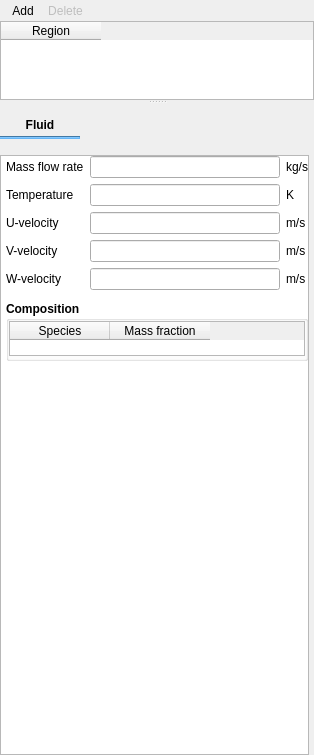
<?xml version="1.0" encoding="UTF-8"?>
<ui version="4.0">
 <class>point_sources</class>
 <widget class="QWidget" name="point_sources">
  <property name="geometry">
   <rect>
    <x>0</x>
    <y>0</y>
    <width>314</width>
    <height>755</height>
   </rect>
  </property>
  <property name="windowTitle">
   <string>Point sources</string>
  </property>
  <property name="styleSheet">
   <string notr="true"/>
  </property>
  <layout class="QVBoxLayout" name="verticalLayout">
   <property name="spacing">
    <number>0</number>
   </property>
   <property name="leftMargin">
    <number>0</number>
   </property>
   <property name="topMargin">
    <number>0</number>
   </property>
   <property name="rightMargin">
    <number>0</number>
   </property>
   <property name="bottomMargin">
    <number>0</number>
   </property>
   <item>
    <widget class="QSplitter" name="splitter">
     <property name="orientation">
      <enum>Qt::Vertical</enum>
     </property>
     <widget class="QWidget" name="top_frame" native="true">
      <property name="sizePolicy">
       <sizepolicy hsizetype="Expanding" vsizetype="MinimumExpanding">
        <horstretch>0</horstretch>
        <verstretch>0</verstretch>
       </sizepolicy>
      </property>
      <property name="maximumSize">
       <size>
        <width>16777215</width>
        <height>100</height>
       </size>
      </property>
      <layout class="QVBoxLayout" name="verticalLayout_3">
       <property name="spacing">
        <number>0</number>
       </property>
       <property name="leftMargin">
        <number>0</number>
       </property>
       <property name="topMargin">
        <number>0</number>
       </property>
       <property name="rightMargin">
        <number>0</number>
       </property>
       <property name="bottomMargin">
        <number>0</number>
       </property>
       <item>
        <widget class="QWidget" name="frame_add_delete" native="true">
         <layout class="QHBoxLayout" name="horizontalLayout_7">
          <property name="spacing">
           <number>0</number>
          </property>
          <property name="leftMargin">
           <number>5</number>
          </property>
          <property name="topMargin">
           <number>0</number>
          </property>
          <property name="rightMargin">
           <number>5</number>
          </property>
          <property name="bottomMargin">
           <number>0</number>
          </property>
          <item>
           <layout class="QHBoxLayout" name="horizontalLayout">
            <item>
             <widget class="QToolButton" name="toolbutton_add">
              <property name="toolTip">
               <string>Define new point source over one or more regions</string>
              </property>
              <property name="text">
               <string>Add</string>
              </property>
              <property name="autoRaise">
               <bool>true</bool>
              </property>
             </widget>
            </item>
            <item>
             <widget class="QToolButton" name="toolbutton_delete">
              <property name="enabled">
               <bool>false</bool>
              </property>
              <property name="toolTip">
               <string>Delete point source</string>
              </property>
              <property name="text">
               <string>Delete</string>
              </property>
              <property name="autoRaise">
               <bool>true</bool>
              </property>
             </widget>
            </item>
            <item>
             <spacer name="horizontalSpacer">
              <property name="orientation">
               <enum>Qt::Horizontal</enum>
              </property>
              <property name="sizeHint" stdset="0">
               <size>
                <width>40</width>
                <height>20</height>
               </size>
              </property>
             </spacer>
            </item>
           </layout>
          </item>
         </layout>
        </widget>
       </item>
       <item>
        <widget class="QTableWidget" name="tablewidget_regions">
         <property name="maximumSize">
          <size>
           <width>16777215</width>
           <height>100</height>
          </size>
         </property>
         <property name="selectionMode">
          <enum>QAbstractItemView::SingleSelection</enum>
         </property>
         <property name="selectionBehavior">
          <enum>QAbstractItemView::SelectRows</enum>
         </property>
         <attribute name="horizontalHeaderHighlightSections">
          <bool>false</bool>
         </attribute>
         <attribute name="verticalHeaderVisible">
          <bool>false</bool>
         </attribute>
         <column>
          <property name="text">
           <string>Region</string>
          </property>
         </column>
        </widget>
       </item>
      </layout>
     </widget>
     <widget class="QWidget" name="bottom_frame" native="true">
      <property name="sizePolicy">
       <sizepolicy hsizetype="Expanding" vsizetype="Expanding">
        <horstretch>0</horstretch>
        <verstretch>0</verstretch>
       </sizepolicy>
      </property>
      <layout class="QGridLayout" name="gridLayout_15">
       <property name="leftMargin">
        <number>0</number>
       </property>
       <property name="topMargin">
        <number>10</number>
       </property>
       <property name="rightMargin">
        <number>5</number>
       </property>
       <property name="bottomMargin">
        <number>0</number>
       </property>
       <item row="0" column="0">
        <layout class="QHBoxLayout" name="horizontalLayout_2">
         <item>
          <widget class="QWidget" name="tab_frame" native="true">
           <property name="styleSheet">
            <string notr="true">QPushButton:hover {color:#64B5F6; background-color: transparent;}
QPushButton:pressed { color: #64B5F6; background-color: transparent; }
QPushButton:checked { font: bold; background-color: transparent; }
      </string>
           </property>
           <layout class="QGridLayout" name="tab_layout">
            <property name="leftMargin">
             <number>0</number>
            </property>
            <property name="topMargin">
             <number>0</number>
            </property>
            <property name="rightMargin">
             <number>0</number>
            </property>
            <property name="bottomMargin">
             <number>10</number>
            </property>
            <property name="spacing">
             <number>0</number>
            </property>
            <item row="1" column="0">
             <widget class="Line" name="tab_underline">
              <property name="sizePolicy">
               <sizepolicy hsizetype="Preferred" vsizetype="Fixed">
                <horstretch>0</horstretch>
                <verstretch>0</verstretch>
               </sizepolicy>
              </property>
              <property name="minimumSize">
               <size>
                <width>0</width>
                <height>3</height>
               </size>
              </property>
              <property name="maximumSize">
               <size>
                <width>16777215</width>
                <height>3</height>
               </size>
              </property>
              <property name="styleSheet">
               <string notr="true">QWidget{
  background-color: #64B5F6;
  border-color: #64B5F6;
}</string>
              </property>
              <property name="orientation">
               <enum>Qt::Horizontal</enum>
              </property>
             </widget>
            </item>
            <item row="0" column="0">
             <widget class="QPushButton" name="pushbutton_fluid">
              <property name="font">
               <font>
                <weight>75</weight>
                <bold>true</bold>
               </font>
              </property>
              <property name="text">
               <string>Fluid</string>
              </property>
              <property name="flat">
               <bool>true</bool>
              </property>
             </widget>
            </item>
           </layout>
          </widget>
         </item>
         <item>
          <spacer name="horizontalSpacer_2">
           <property name="orientation">
            <enum>Qt::Horizontal</enum>
           </property>
           <property name="sizeHint" stdset="0">
            <size>
             <width>40</width>
             <height>20</height>
            </size>
           </property>
          </spacer>
         </item>
        </layout>
       </item>
       <item row="1" column="0">
        <widget class="QScrollArea" name="scrollarea_detail">
         <property name="sizePolicy">
          <sizepolicy hsizetype="Expanding" vsizetype="MinimumExpanding">
           <horstretch>0</horstretch>
           <verstretch>0</verstretch>
          </sizepolicy>
         </property>
         <property name="minimumSize">
          <size>
           <width>0</width>
           <height>0</height>
          </size>
         </property>
         <property name="styleSheet">
          <string notr="true">QWidget#detail_pane {background-color: white}</string>
         </property>
         <property name="widgetResizable">
          <bool>true</bool>
         </property>
         <widget class="QWidget" name="detail_pane">
          <property name="geometry">
           <rect>
            <x>0</x>
            <y>0</y>
            <width>307</width>
            <height>580</height>
           </rect>
          </property>
          <layout class="QGridLayout" name="gridLayout_4">
           <property name="leftMargin">
            <number>5</number>
           </property>
           <property name="topMargin">
            <number>0</number>
           </property>
           <property name="rightMargin">
            <number>0</number>
           </property>
           <property name="bottomMargin">
            <number>0</number>
           </property>
           <property name="spacing">
            <number>0</number>
           </property>
           <item row="2" column="0">
            <spacer name="verticalSpacer">
             <property name="orientation">
              <enum>Qt::Vertical</enum>
             </property>
             <property name="sizeHint" stdset="0">
              <size>
               <width>20</width>
               <height>40</height>
              </size>
             </property>
            </spacer>
           </item>
           <item row="0" column="0" rowspan="2" colspan="2">
            <widget class="QStackedWidget" name="stackedwidget">
             <property name="sizePolicy">
              <sizepolicy hsizetype="Preferred" vsizetype="MinimumExpanding">
               <horstretch>0</horstretch>
               <verstretch>0</verstretch>
              </sizepolicy>
             </property>
             <property name="currentIndex">
              <number>0</number>
             </property>
             <widget class="QWidget" name="page_fluid">
              <layout class="QVBoxLayout" name="verticalLayout_2">
               <property name="spacing">
                <number>6</number>
               </property>
               <property name="leftMargin">
                <number>0</number>
               </property>
               <property name="topMargin">
                <number>0</number>
               </property>
               <property name="rightMargin">
                <number>0</number>
               </property>
               <property name="bottomMargin">
                <number>0</number>
               </property>
               <item>
                <widget class="QWidget" name="frame_fluid_parameters" native="true">
                 <layout class="QGridLayout" name="gridLayout_3">
                  <property name="leftMargin">
                   <number>0</number>
                  </property>
                  <property name="topMargin">
                   <number>0</number>
                  </property>
                  <property name="rightMargin">
                   <number>0</number>
                  </property>
                  <property name="bottomMargin">
                   <number>5</number>
                  </property>
                  <item row="0" column="0">
                   <widget class="QLabel" name="label_ps_massflow_g">
                    <property name="text">
                     <string>Mass flow rate</string>
                    </property>
                   </widget>
                  </item>
                  <item row="0" column="1">
                   <widget class="LineEdit" name="lineedit_keyword_ps_massflow_g_args_PS"/>
                  </item>
                  <item row="1" column="0">
                   <widget class="QLabel" name="label_ps_t_g">
                    <property name="text">
                     <string>Temperature</string>
                    </property>
                   </widget>
                  </item>
                  <item row="1" column="1">
                   <widget class="LineEdit" name="lineedit_keyword_ps_t_g_args_PS"/>
                  </item>
                  <item row="1" column="2">
                   <widget class="QLabel" name="label_ps_t_g_units">
                    <property name="text">
                     <string>K</string>
                    </property>
                   </widget>
                  </item>
                  <item row="2" column="0">
                   <widget class="QLabel" name="label_ps_u_g">
                    <property name="text">
                     <string>U-velocity</string>
                    </property>
                   </widget>
                  </item>
                  <item row="2" column="1">
                   <widget class="LineEdit" name="lineedit_keyword_ps_u_g_args_PS"/>
                  </item>
                  <item row="2" column="2">
                   <widget class="QLabel" name="label_ps_u_g_units">
                    <property name="text">
                     <string>m/s</string>
                    </property>
                   </widget>
                  </item>
                  <item row="3" column="0">
                   <widget class="QLabel" name="label_ps_v_g">
                    <property name="text">
                     <string>V-velocity</string>
                    </property>
                   </widget>
                  </item>
                  <item row="3" column="1">
                   <widget class="LineEdit" name="lineedit_keyword_ps_v_g_args_PS"/>
                  </item>
                  <item row="4" column="1">
                   <widget class="LineEdit" name="lineedit_keyword_ps_w_g_args_PS"/>
                  </item>
                  <item row="3" column="2">
                   <widget class="QLabel" name="label_ps_v_g_units">
                    <property name="text">
                     <string>m/s</string>
                    </property>
                   </widget>
                  </item>
                  <item row="4" column="0">
                   <widget class="QLabel" name="label_ps_v_w">
                    <property name="text">
                     <string>W-velocity</string>
                    </property>
                   </widget>
                  </item>
                  <item row="4" column="2">
                   <widget class="QLabel" name="label_ps_v_w_units">
                    <property name="text">
                     <string>m/s</string>
                    </property>
                   </widget>
                  </item>
                  <item row="0" column="2">
                   <widget class="QLabel" name="label_ps_massflow_g_units">
                    <property name="text">
                     <string>kg/s</string>
                    </property>
                   </widget>
                  </item>
                 </layout>
                </widget>
               </item>
               <item>
                <widget class="QGroupBox" name="groupbox_fluid_composition">
                 <property name="font">
                  <font>
                   <weight>75</weight>
                   <bold>true</bold>
                  </font>
                 </property>
                 <property name="title">
                  <string>Composition</string>
                 </property>
                 <property name="flat">
                  <bool>true</bool>
                 </property>
                 <layout class="QGridLayout" name="gridLayout_14">
                  <property name="leftMargin">
                   <number>0</number>
                  </property>
                  <property name="topMargin">
                   <number>0</number>
                  </property>
                  <property name="rightMargin">
                   <number>0</number>
                  </property>
                  <property name="bottomMargin">
                   <number>2</number>
                  </property>
                  <property name="spacing">
                   <number>6</number>
                  </property>
                  <item row="0" column="0">
                   <widget class="QTableWidget" name="tablewidget_fluid_mass_fraction">
                    <property name="maximumSize">
                     <size>
                      <width>16777215</width>
                      <height>35</height>
                     </size>
                    </property>
                    <property name="font">
                     <font>
                      <weight>50</weight>
                      <bold>false</bold>
                     </font>
                    </property>
                    <property name="selectionMode">
                     <enum>QAbstractItemView::NoSelection</enum>
                    </property>
                    <attribute name="verticalHeaderVisible">
                     <bool>false</bool>
                    </attribute>
                    <column>
                     <property name="text">
                      <string>Species</string>
                     </property>
                    </column>
                    <column>
                     <property name="text">
                      <string>Mass fraction</string>
                     </property>
                    </column>
                   </widget>
                  </item>
                 </layout>
                </widget>
               </item>
               <item>
                <spacer name="verticalSpacer_2">
                 <property name="orientation">
                  <enum>Qt::Vertical</enum>
                 </property>
                 <property name="sizeHint" stdset="0">
                  <size>
                   <width>20</width>
                   <height>40</height>
                  </size>
                 </property>
                </spacer>
               </item>
              </layout>
             </widget>
             <widget class="QWidget" name="page_dummy_solids_L">
              <property name="autoFillBackground">
               <bool>true</bool>
              </property>
              <layout class="QGridLayout" name="gridLayout_12">
               <property name="leftMargin">
                <number>0</number>
               </property>
               <property name="topMargin">
                <number>0</number>
               </property>
               <property name="rightMargin">
                <number>0</number>
               </property>
               <property name="bottomMargin">
                <number>0</number>
               </property>
               <property name="spacing">
                <number>0</number>
               </property>
               <item row="0" column="0">
                <widget class="QLabel" name="label_dummy_solids_L">
                 <property name="autoFillBackground">
                  <bool>false</bool>
                 </property>
                 <property name="styleSheet">
                  <string notr="true">background-color: white</string>
                 </property>
                 <property name="text">
                  <string>LEFT</string>
                 </property>
                 <property name="alignment">
                  <set>Qt::AlignLeading|Qt::AlignLeft|Qt::AlignTop</set>
                 </property>
                </widget>
               </item>
              </layout>
             </widget>
             <widget class="QWidget" name="page_solids">
              <property name="styleSheet">
               <string notr="true"/>
              </property>
              <layout class="QVBoxLayout" name="verticalLayout_5">
               <property name="spacing">
                <number>6</number>
               </property>
               <property name="leftMargin">
                <number>0</number>
               </property>
               <property name="topMargin">
                <number>0</number>
               </property>
               <property name="rightMargin">
                <number>0</number>
               </property>
               <property name="bottomMargin">
                <number>0</number>
               </property>
               <item>
                <widget class="QWidget" name="frame_solids_parameters" native="true">
                 <layout class="QGridLayout" name="gridLayout_2">
                  <property name="leftMargin">
                   <number>5</number>
                  </property>
                  <property name="topMargin">
                   <number>0</number>
                  </property>
                  <property name="rightMargin">
                   <number>0</number>
                  </property>
                  <property name="bottomMargin">
                   <number>5</number>
                  </property>
                  <item row="0" column="1">
                   <widget class="LineEdit" name="lineedit_keyword_ps_massflow_s_args_PS_P"/>
                  </item>
                  <item row="2" column="1">
                   <widget class="LineEdit" name="lineedit_keyword_ps_u_s_args_PS_P"/>
                  </item>
                  <item row="0" column="0">
                   <widget class="QLabel" name="label_ps_massflow_s">
                    <property name="text">
                     <string>Mass flow rate</string>
                    </property>
                   </widget>
                  </item>
                  <item row="1" column="0">
                   <widget class="QLabel" name="label_ps_t_s">
                    <property name="text">
                     <string>Temperature</string>
                    </property>
                   </widget>
                  </item>
                  <item row="1" column="1">
                   <widget class="LineEdit" name="lineedit_keyword_ps_t_s_args_PS_P"/>
                  </item>
                  <item row="1" column="2">
                   <widget class="QLabel" name="label_ps_t_s_units">
                    <property name="text">
                     <string>K</string>
                    </property>
                   </widget>
                  </item>
                  <item row="2" column="0">
                   <widget class="QLabel" name="label_ps_u_s">
                    <property name="text">
                     <string>U-velocity</string>
                    </property>
                   </widget>
                  </item>
                  <item row="3" column="1">
                   <widget class="LineEdit" name="lineedit_keyword_ps_v_s_args_PS_P"/>
                  </item>
                  <item row="2" column="2">
                   <widget class="QLabel" name="label_ps_u_s_units">
                    <property name="text">
                     <string>m/s</string>
                    </property>
                   </widget>
                  </item>
                  <item row="3" column="0">
                   <widget class="QLabel" name="label_ps_v_s">
                    <property name="text">
                     <string>V-velocity</string>
                    </property>
                   </widget>
                  </item>
                  <item row="3" column="2">
                   <widget class="QLabel" name="label_ps_v_s_units">
                    <property name="text">
                     <string>m/s</string>
                    </property>
                   </widget>
                  </item>
                  <item row="4" column="0">
                   <widget class="QLabel" name="label_ps_w_s">
                    <property name="text">
                     <string>W-velocity</string>
                    </property>
                   </widget>
                  </item>
                  <item row="4" column="1">
                   <widget class="LineEdit" name="lineedit_keyword_ps_w_s_args_PS_P"/>
                  </item>
                  <item row="4" column="2">
                   <widget class="QLabel" name="label_ps_w_s_units">
                    <property name="text">
                     <string>m/s</string>
                    </property>
                   </widget>
                  </item>
                  <item row="0" column="2">
                   <widget class="QLabel" name="label_ps_massflow_s_units">
                    <property name="text">
                     <string>kg/s</string>
                    </property>
                   </widget>
                  </item>
                 </layout>
                </widget>
               </item>
               <item>
                <widget class="QGroupBox" name="groupbox_solids_composition">
                 <property name="font">
                  <font>
                   <weight>75</weight>
                   <bold>true</bold>
                  </font>
                 </property>
                 <property name="title">
                  <string>Composition</string>
                 </property>
                 <property name="flat">
                  <bool>true</bool>
                 </property>
                 <layout class="QGridLayout" name="gridLayout_13">
                  <property name="leftMargin">
                   <number>0</number>
                  </property>
                  <property name="topMargin">
                   <number>0</number>
                  </property>
                  <property name="rightMargin">
                   <number>0</number>
                  </property>
                  <property name="bottomMargin">
                   <number>2</number>
                  </property>
                  <item row="0" column="0">
                   <widget class="QTableWidget" name="tablewidget_solids_mass_fraction">
                    <property name="maximumSize">
                     <size>
                      <width>16777215</width>
                      <height>35</height>
                     </size>
                    </property>
                    <property name="font">
                     <font>
                      <weight>50</weight>
                      <bold>false</bold>
                     </font>
                    </property>
                    <property name="selectionMode">
                     <enum>QAbstractItemView::NoSelection</enum>
                    </property>
                    <attribute name="horizontalHeaderHighlightSections">
                     <bool>false</bool>
                    </attribute>
                    <attribute name="verticalHeaderVisible">
                     <bool>false</bool>
                    </attribute>
                    <column>
                     <property name="text">
                      <string>Species</string>
                     </property>
                    </column>
                    <column>
                     <property name="text">
                      <string>Mass fraction</string>
                     </property>
                    </column>
                   </widget>
                  </item>
                 </layout>
                </widget>
               </item>
               <item>
                <spacer name="verticalSpacer_3">
                 <property name="orientation">
                  <enum>Qt::Vertical</enum>
                 </property>
                 <property name="sizeHint" stdset="0">
                  <size>
                   <width>20</width>
                   <height>40</height>
                  </size>
                 </property>
                </spacer>
               </item>
              </layout>
             </widget>
             <widget class="QWidget" name="page_dummy_solids_R">
              <property name="autoFillBackground">
               <bool>true</bool>
              </property>
              <layout class="QGridLayout" name="gridLayout_11">
               <property name="leftMargin">
                <number>0</number>
               </property>
               <property name="topMargin">
                <number>0</number>
               </property>
               <property name="rightMargin">
                <number>0</number>
               </property>
               <property name="bottomMargin">
                <number>0</number>
               </property>
               <property name="spacing">
                <number>0</number>
               </property>
               <item row="0" column="0">
                <widget class="QLabel" name="label_dummy_solids_R">
                 <property name="autoFillBackground">
                  <bool>false</bool>
                 </property>
                 <property name="styleSheet">
                  <string notr="true">background-color: white</string>
                 </property>
                 <property name="text">
                  <string>RIGHT</string>
                 </property>
                 <property name="alignment">
                  <set>Qt::AlignLeading|Qt::AlignLeft|Qt::AlignTop</set>
                 </property>
                </widget>
               </item>
              </layout>
             </widget>
            </widget>
           </item>
          </layout>
         </widget>
        </widget>
       </item>
      </layout>
     </widget>
    </widget>
   </item>
  </layout>
 </widget>
 <customwidgets>
  <customwidget>
   <class>LineEdit</class>
   <extends>QLineEdit</extends>
   <header>mfixgui.widgets.base</header>
  </customwidget>
 </customwidgets>
 <resources/>
 <connections/>
</ui>
